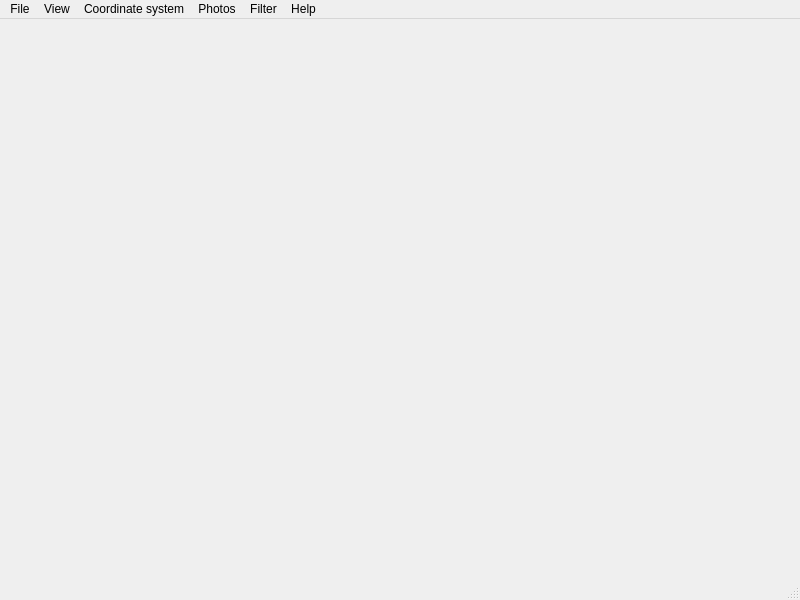
<?xml version="1.0" encoding="UTF-8"?>
<ui version="4.0">
 <class>MainWindow</class>
 <widget class="QMainWindow" name="MainWindow">
  <property name="geometry">
   <rect>
    <x>0</x>
    <y>0</y>
    <width>800</width>
    <height>600</height>
   </rect>
  </property>
  <property name="windowTitle">
   <string/>
  </property>
  <widget class="QWidget" name="centralwidget">
   <layout class="QHBoxLayout" name="horizontalLayout">
    <property name="spacing">
     <number>2</number>
    </property>
    <property name="leftMargin">
     <number>2</number>
    </property>
    <property name="topMargin">
     <number>2</number>
    </property>
    <property name="rightMargin">
     <number>2</number>
    </property>
    <property name="bottomMargin">
     <number>2</number>
    </property>
   </layout>
  </widget>
  <widget class="QMenuBar" name="menubar">
   <property name="geometry">
    <rect>
     <x>0</x>
     <y>0</y>
     <width>800</width>
     <height>21</height>
    </rect>
   </property>
   <widget class="QMenu" name="menuFile">
    <property name="title">
     <string>File</string>
    </property>
    <addaction name="actionOpen"/>
    <addaction name="actionNew"/>
    <addaction name="separator"/>
    <addaction name="actionSettings"/>
    <addaction name="separator"/>
    <addaction name="actionQuit"/>
   </widget>
   <widget class="QMenu" name="menuView">
    <property name="title">
     <string>View</string>
    </property>
   </widget>
   <widget class="QMenu" name="menuHelp">
    <property name="title">
     <string>Help</string>
    </property>
    <addaction name="actionAbout"/>
    <addaction name="actionAbout_Qt"/>
   </widget>
   <widget class="QMenu" name="menuPhotos">
    <property name="title">
     <string>Photos</string>
    </property>
    <addaction name="actionAddPhoto"/>
    <addaction name="actionDeletePhoto"/>
    <addaction name="separator"/>
    <addaction name="actionRevert"/>
    <addaction name="actionSubmit"/>
    <addaction name="separator"/>
    <addaction name="actionTurnCW"/>
    <addaction name="actionTurnCCW"/>
   </widget>
   <widget class="QMenu" name="menuCoordinate_system">
    <property name="title">
     <string>Coordinate system</string>
    </property>
    <addaction name="actionPixels"/>
    <addaction name="actionMeters"/>
    <addaction name="actionDeg"/>
    <addaction name="actionDegMin"/>
    <addaction name="actionDegMinSec"/>
    <addaction name="actionRad"/>
   </widget>
   <widget class="QMenu" name="menuFilter">
    <property name="title">
     <string>Filter</string>
    </property>
    <addaction name="actionSelect_by_coordinates"/>
    <addaction name="separator"/>
    <addaction name="actionClear_filter"/>
   </widget>
   <addaction name="menuFile"/>
   <addaction name="menuView"/>
   <addaction name="menuCoordinate_system"/>
   <addaction name="menuPhotos"/>
   <addaction name="menuFilter"/>
   <addaction name="menuHelp"/>
  </widget>
  <widget class="QStatusBar" name="statusbar"/>
  <action name="actionOpen">
   <property name="text">
    <string>Open</string>
   </property>
  </action>
  <action name="actionNew">
   <property name="text">
    <string>New</string>
   </property>
  </action>
  <action name="actionQuit">
   <property name="text">
    <string>Quit</string>
   </property>
  </action>
  <action name="actionAbout">
   <property name="text">
    <string>About</string>
   </property>
  </action>
  <action name="actionAbout_Qt">
   <property name="text">
    <string>About Qt</string>
   </property>
  </action>
  <action name="actionRevert">
   <property name="icon">
    <iconset resource="gallery.qrc">
     <normaloff>:/resources/revert.png</normaloff>:/resources/revert.png</iconset>
   </property>
   <property name="text">
    <string>Revert</string>
   </property>
  </action>
  <action name="actionSubmit">
   <property name="icon">
    <iconset resource="gallery.qrc">
     <normaloff>:/resources/submit.png</normaloff>:/resources/submit.png</iconset>
   </property>
   <property name="text">
    <string>Submit</string>
   </property>
  </action>
  <action name="actionSettings">
   <property name="text">
    <string>Settings</string>
   </property>
  </action>
  <action name="actionPixels">
   <property name="checkable">
    <bool>true</bool>
   </property>
   <property name="checked">
    <bool>true</bool>
   </property>
   <property name="text">
    <string>Pixels</string>
   </property>
  </action>
  <action name="actionMeters">
   <property name="checkable">
    <bool>true</bool>
   </property>
   <property name="text">
    <string>Meters</string>
   </property>
  </action>
  <action name="actionDeg">
   <property name="checkable">
    <bool>true</bool>
   </property>
   <property name="text">
    <string>Degrees</string>
   </property>
  </action>
  <action name="actionDegMin">
   <property name="checkable">
    <bool>true</bool>
   </property>
   <property name="text">
    <string>Degrees, minutes</string>
   </property>
  </action>
  <action name="actionDegMinSec">
   <property name="checkable">
    <bool>true</bool>
   </property>
   <property name="text">
    <string>Degrees, minutes, seconds</string>
   </property>
  </action>
  <action name="actionRad">
   <property name="checkable">
    <bool>true</bool>
   </property>
   <property name="text">
    <string>Radians</string>
   </property>
  </action>
  <action name="actionTurnCW">
   <property name="icon">
    <iconset resource="gallery.qrc">
     <normaloff>:/resources/turncw.png</normaloff>:/resources/turncw.png</iconset>
   </property>
   <property name="text">
    <string>Turn clockwise</string>
   </property>
  </action>
  <action name="actionTurnCCW">
   <property name="icon">
    <iconset resource="gallery.qrc">
     <normaloff>:/resources/turnccw.png</normaloff>:/resources/turnccw.png</iconset>
   </property>
   <property name="text">
    <string>Turn counterclockwise</string>
   </property>
  </action>
  <action name="actionSelect_by_coordinates">
   <property name="checkable">
    <bool>true</bool>
   </property>
   <property name="icon">
    <iconset resource="gallery.qrc">
     <normaloff>:/resources/selcoord.png</normaloff>:/resources/selcoord.png</iconset>
   </property>
   <property name="text">
    <string>Select by coordinates</string>
   </property>
  </action>
  <action name="actionClear_filter">
   <property name="icon">
    <iconset resource="gallery.qrc">
     <normaloff>:/resources/clearfilter.png</normaloff>:/resources/clearfilter.png</iconset>
   </property>
   <property name="text">
    <string>Clear filter</string>
   </property>
  </action>
  <action name="actionAddPhoto">
   <property name="icon">
    <iconset resource="gallery.qrc">
     <normaloff>:/resources/add.png</normaloff>:/resources/add.png</iconset>
   </property>
   <property name="text">
    <string>Add photo</string>
   </property>
  </action>
  <action name="actionDeletePhoto">
   <property name="icon">
    <iconset resource="gallery.qrc">
     <normaloff>:/resources/delete.png</normaloff>:/resources/delete.png</iconset>
   </property>
   <property name="text">
    <string>Delete photo</string>
   </property>
  </action>
 </widget>
 <resources>
  <include location="gallery.qrc"/>
 </resources>
 <connections/>
</ui>
